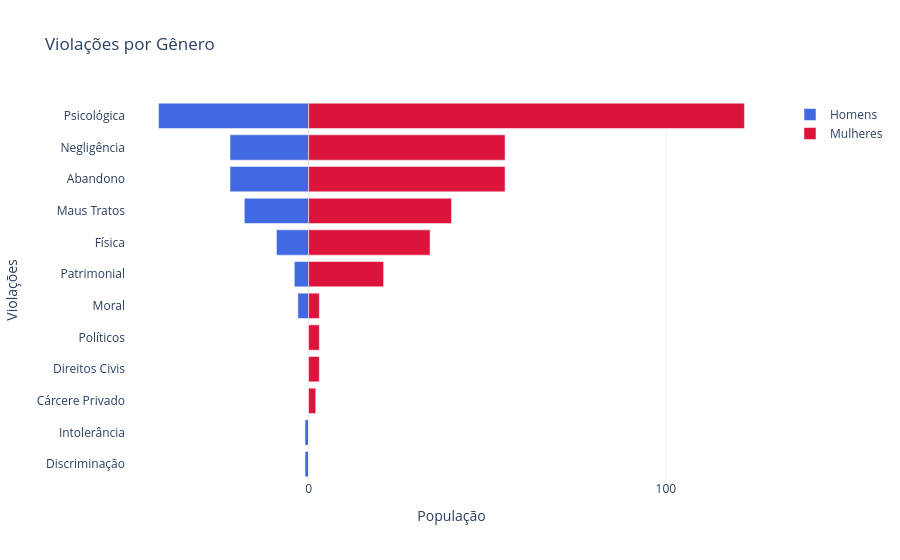

This figure's notebook cell:
### Code cell
#fazendo o gráfico com plotly (não por ser interativo, mas por que parece boa opção pra montar o gráfico de pirâmide)
fig = go.Figure()

# Barra dos Homens (Esquerda)
fig.add_trace(go.Bar(
    x=df_pivot_2['Masc'],
    y=df_pivot_2.index,
    orientation='h',
    name='Homens',
    marker_color='royalblue'
))

# Barra das Mulheres (Direita)
fig.add_trace(go.Bar(
    x=df_pivot_2['Fem'],
    y=df_pivot_2.index,
    orientation='h',
    name='Mulheres',
    marker_color='crimson'
))

# 3. Ajustes do Layout (centralizando e formatando o eixo X)
fig.update_layout(
    barmode='overlay',
    title='Violações por Gênero',
    xaxis_title='População',
    yaxis_title='Violações',
    template='plotly_white'
)

# Ajuste para garantir que os números negativos apareçam como positivos nos eixos
fig.update_xaxes(
    tickformat = ',.0f', 
    tickvals = [-300, -200, -100, 0, 100, 200, 300],
    ticktext = ['300', '200', '100', '0', '100', '200', '300']
)

### Figure 1 — Plotly figure (JSON) as saved in the notebook; plotly's stock layout.template omitted (floating-point values rounded to 4 significant figures)
{"data": [{"marker": {"color": "royalblue"}, "name": "Homens", "orientation": "h", "type": "bar", "x": [-1, -1, 0, 0, 0, -3, -4, -9, -18, -22, -22, -42], "y": ["Discriminação", "Intolerância", "Cárcere Privado", "Direitos Civis", "Políticos", "Moral", "Patrimonial", "Física", "Maus Tratos", "Abandono", "Negligência", "Psicológica"]}, {"marker": {"color": "crimson"}, "name": "Mulheres", "orientation": "h", "type": "bar", "x": [0, 0, 2, 3, 3, 3, 21, 34, 40, 55, 55, 122], "y": ["Discriminação", "Intolerância", "Cárcere Privado", "Direitos Civis", "Políticos", "Moral", "Patrimonial", "Física", "Maus Tratos", "Abandono", "Negligência", "Psicológica"]}], "layout": {"barmode": "overlay", "title": {"text": "Violações por Gênero"}, "xaxis": {"tickformat": ",.0f", "ticktext": ["300", "200", "100", "0", "100", "200", "300"], "tickvals": [-300, -200, -100, 0, 100, 200, 300], "title": {"text": "População"}}, "yaxis": {"title": {"text": "Violações"}}}}
